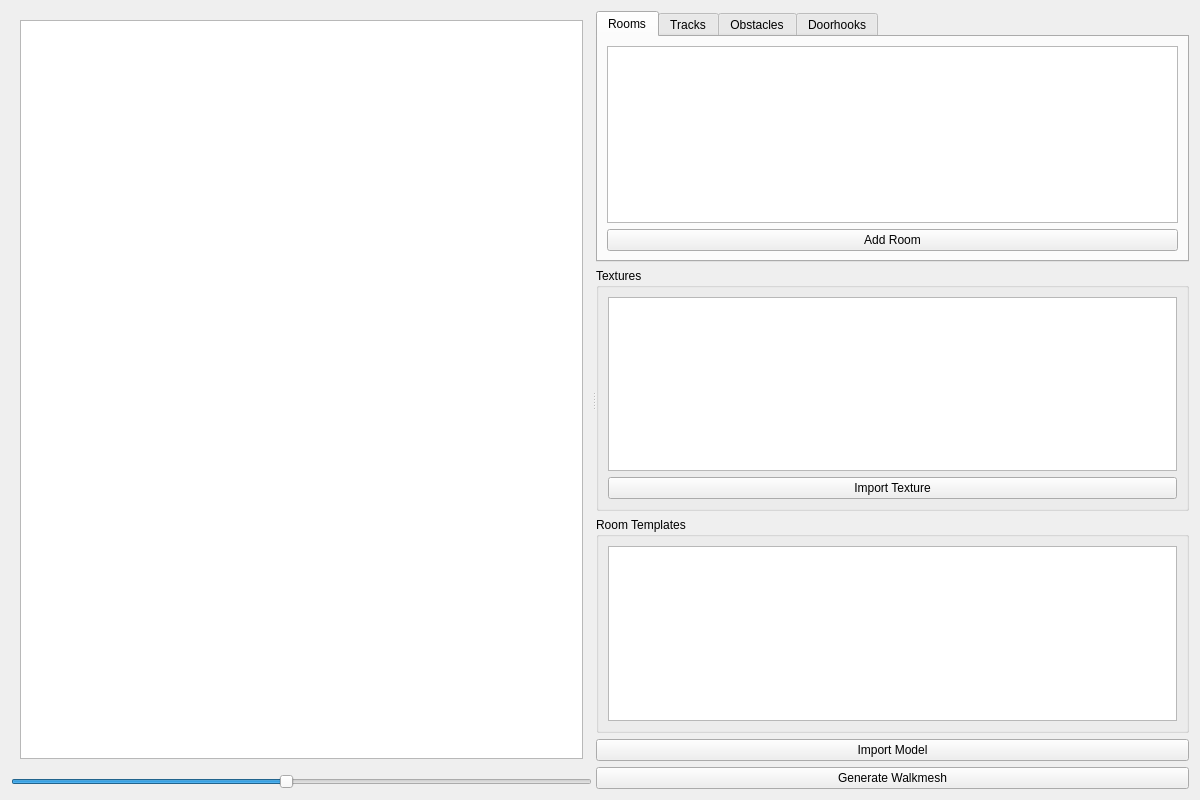
<?xml version="1.0" encoding="UTF-8"?>
<ui version="4.0">
 <class>LYTEditor</class>
 <widget class="QWidget" name="LYTEditor">
  <property name="geometry">
   <rect>
    <x>0</x>
    <y>0</y>
    <width>1200</width>
    <height>800</height>
   </rect>
  </property>
  <property name="windowTitle">
   <string>LYT Editor</string>
  </property>
  <layout class="QHBoxLayout" name="horizontalLayout">
   <item>
    <widget class="QSplitter" name="splitter">
     <property name="orientation">
      <enum>Qt::Horizontal</enum>
     </property>
     <widget class="QWidget" name="leftWidget" native="true">
      <layout class="QVBoxLayout" name="verticalLayout">
       <item>
        <widget class="QStackedWidget" name="viewStack">
         <property name="currentIndex">
          <number>0</number>
         </property>
         <widget class="QWidget" name="topDownPage">
          <layout class="QVBoxLayout" name="verticalLayout_7">
           <item>
            <widget class="QGraphicsView" name="graphicsView">
             <property name="dragMode">
              <enum>QGraphicsView::ScrollHandDrag</enum>
             </property>
             <property name="renderHints">
              <set>QPainter::Antialiasing|QPainter::SmoothPixmapTransform</set>
             </property>
            </widget>
           </item>
          </layout>
         </widget>
         <widget class="QWidget" name="threeDPage">
          <layout class="QVBoxLayout" name="verticalLayout_8">
           <item>
            <widget class="QWidget" name="openGLWidget" />
           </item>
          </layout>
         </widget>
        </widget>
       </item>
       <item>
        <widget class="QSlider" name="zoomSlider">
         <property name="minimum">
          <number>10</number>
         </property>
         <property name="maximum">
          <number>200</number>
         </property>
         <property name="value">
          <number>100</number>
         </property>
         <property name="orientation">
          <enum>Qt::Horizontal</enum>
         </property>
        </widget>
       </item>
      </layout>
     </widget>
     <widget class="QWidget" name="rightWidget" native="true">
      <layout class="QVBoxLayout" name="verticalLayout_2">
       <item>
        <widget class="QTabWidget" name="tabWidget">
         <widget class="QWidget" name="roomsTab">
          <attribute name="title">
           <string>Rooms</string>
          </attribute>
          <layout class="QVBoxLayout" name="verticalLayout_3">
           <item>
            <widget class="QListWidget" name="roomsList" />
           </item>
           <item>
            <widget class="QPushButton" name="addRoomButton">
             <property name="text">
              <string>Add Room</string>
             </property>
            </widget>
           </item>
          </layout>
         </widget>
         <widget class="QWidget" name="tracksTab">
          <attribute name="title">
           <string>Tracks</string>
          </attribute>
          <layout class="QVBoxLayout" name="verticalLayout_4">
           <item>
            <widget class="QListWidget" name="tracksList" />
           </item>
           <item>
            <widget class="QPushButton" name="addTrackButton">
             <property name="text">
              <string>Add Track</string>
             </property>
            </widget>
           </item>
          </layout>
         </widget>
         <widget class="QWidget" name="obstaclesTab">
          <attribute name="title">
           <string>Obstacles</string>
          </attribute>
          <layout class="QVBoxLayout" name="verticalLayout_5">
           <item>
            <widget class="QListWidget" name="obstaclesList" />
           </item>
           <item>
            <widget class="QPushButton" name="addObstacleButton">
             <property name="text">
              <string>Add Obstacle</string>
             </property>
            </widget>
           </item>
          </layout>
         </widget>
         <widget class="QWidget" name="doorhooksTab">
          <attribute name="title">
           <string>Doorhooks</string>
          </attribute>
          <layout class="QVBoxLayout" name="verticalLayout_6">
           <item>
            <widget class="QListWidget" name="doorhooksList" />
           </item>
           <item>
            <widget class="QPushButton" name="addDoorHookButton">
             <property name="text">
              <string>Add Door Hook</string>
             </property>
            </widget>
           </item>
          </layout>
         </widget>
        </widget>
       </item>
       <item>
        <widget class="QGroupBox" name="texturesGroupBox">
         <property name="title">
          <string>Textures</string>
         </property>
         <layout class="QVBoxLayout" name="verticalLayout_9">
          <item>
           <widget class="QListWidget" name="textureBrowser" />
          </item>
          <item>
           <widget class="QPushButton" name="importTextureButton">
            <property name="text">
             <string>Import Texture</string>
            </property>
           </widget>
          </item>
         </layout>
        </widget>
       </item>
       <item>
        <widget class="QGroupBox" name="roomTemplatesGroupBox">
         <property name="title">
          <string>Room Templates</string>
         </property>
         <layout class="QVBoxLayout" name="verticalLayout_10">
          <item>
           <widget class="QListWidget" name="roomTemplateList" />
          </item>
         </layout>
        </widget>
       </item>
       <item>
        <widget class="QPushButton" name="importModelButton">
         <property name="text">
          <string>Import Model</string>
         </property>
        </widget>
       </item>
       <item>
        <widget class="QPushButton" name="generateWalkmeshButton">
         <property name="text">
          <string>Generate Walkmesh</string>
         </property>
        </widget>
       </item>
      </layout>
     </widget>
    </widget>
   </item>
  </layout>
 </widget>
 <resources />
 <connections />
</ui>
